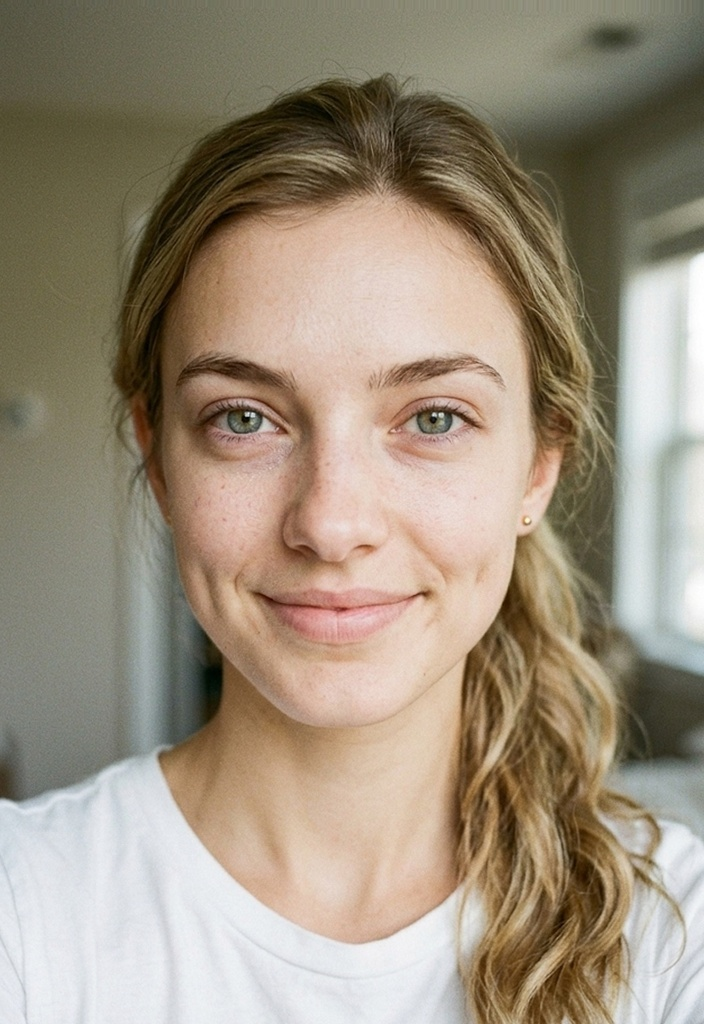
#> input picture assets/images/hero/hero-before.jpg, 704 x 1024 px, found by its file name
$ python align_faces.py
#> lines starting #> are read from the running program, lines starting #| are printed output that depends on the picture
from PIL import Image

before_src = 'assets/images/hero/hero-before.jpg'
after_src = 'assets/images/hero/hero-after.png'

img_before = Image.open(before_src).convert('RGB')
#> img_before is the input picture: PIL image 704x1024 RGB; mean R, G, B 156.6, 143.6, 125
img_after = Image.open(after_src).convert('RGB')
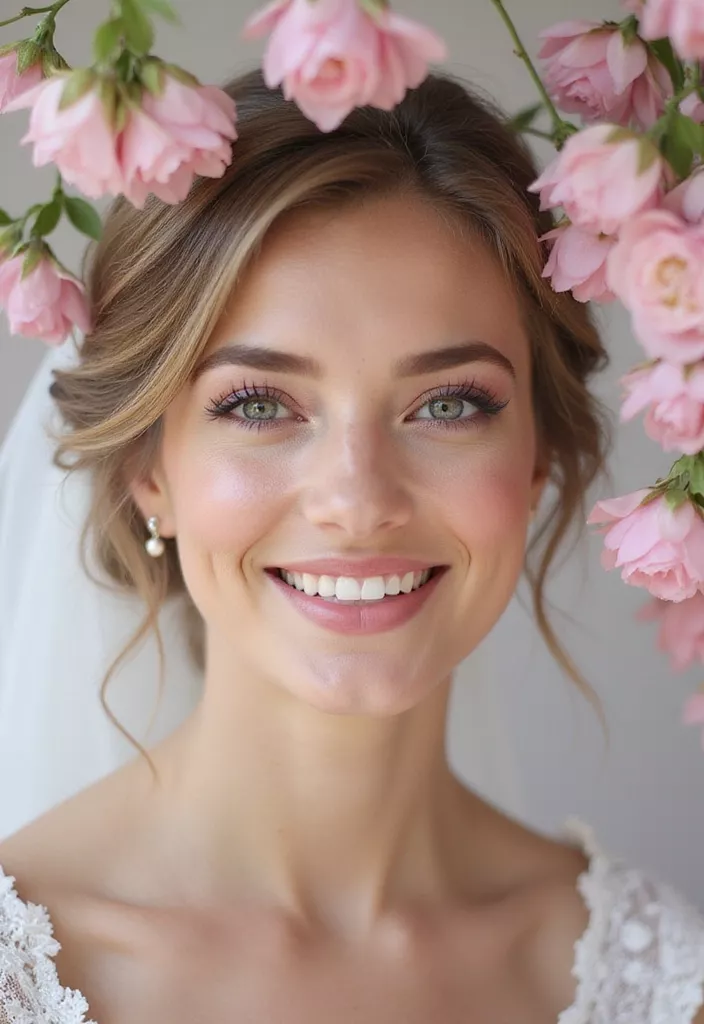
#> input picture assets/images/hero/hero-after.png, 704 x 1024 px, found by its file name
#> img_after is the input picture: PIL image 704x1024 RGB; mean R, G, B 163.6, 139.2, 130.4

w, h = 704, 1024

scale_before = 200.0 / 175.0
new_w_b = int(round(w * scale_before))
new_h_b = int(round(h * scale_before))
img_before_scaled = img_before.resize((new_w_b, new_h_b), Image.Resampling.LANCZOS)

crop_x = int(round(357.5 * scale_before - 350.0))
crop_y = int(round(369.0 * scale_before - 402.5))

img_before_aligned = img_before_scaled.crop((crop_x, crop_y, crop_x + w, crop_y + h))
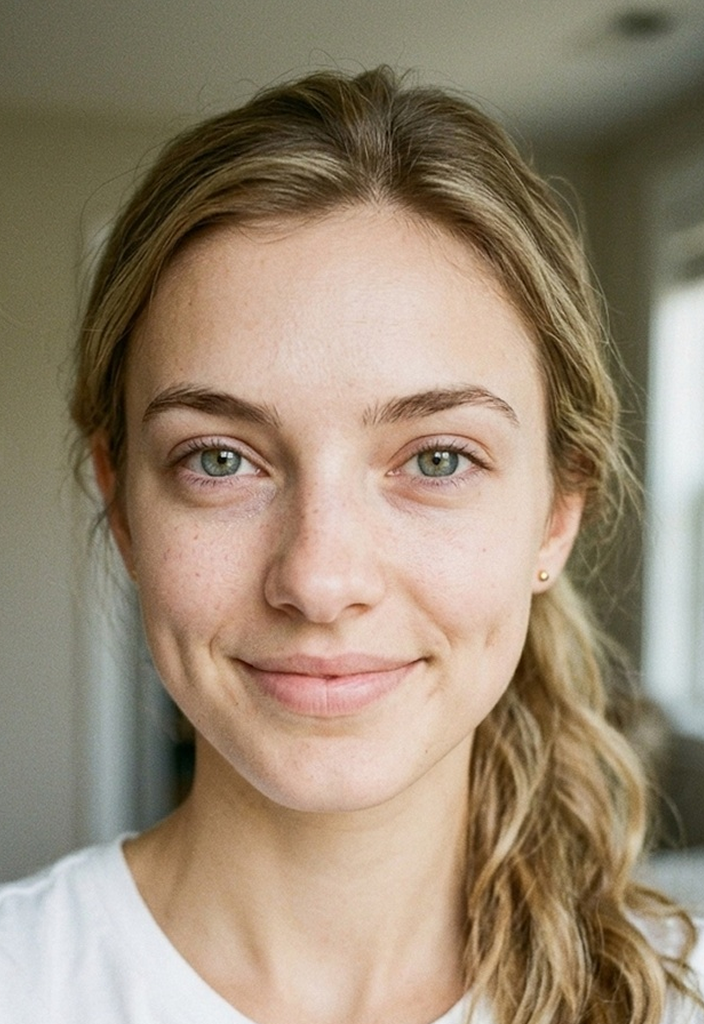
#> img_before_aligned: PIL image 704x1024 RGB; mean R, G, B 152.8, 136.5, 115.3
img_after_aligned = img_after.copy()

# Generate split comparison image: left half After, right half Before
split_img = Image.new('RGB', (w, h))
#> split_img: PIL image 704x1024 RGB; every value is 0
split_img.paste(img_after_aligned.crop((0, 0, w // 2, h)), (0, 0))
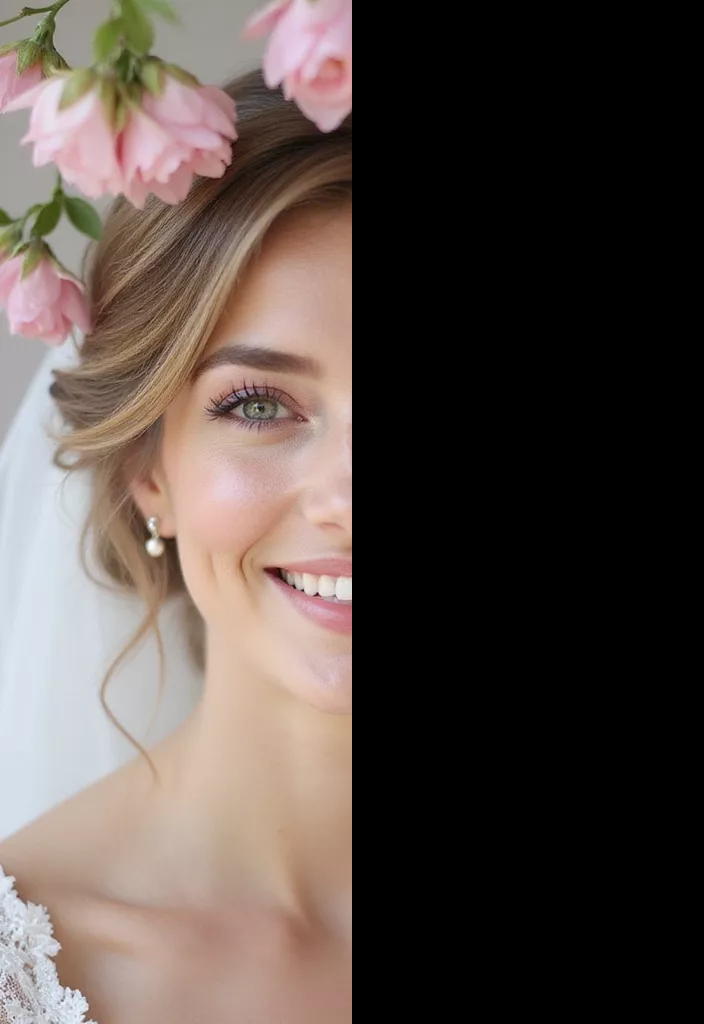
#> split_img: PIL image 704x1024 RGB; mean R, G, B 88.2, 77.1, 71.8
split_img.paste(img_before_aligned.crop((w // 2, 0, w, h)), (w // 2, 0))
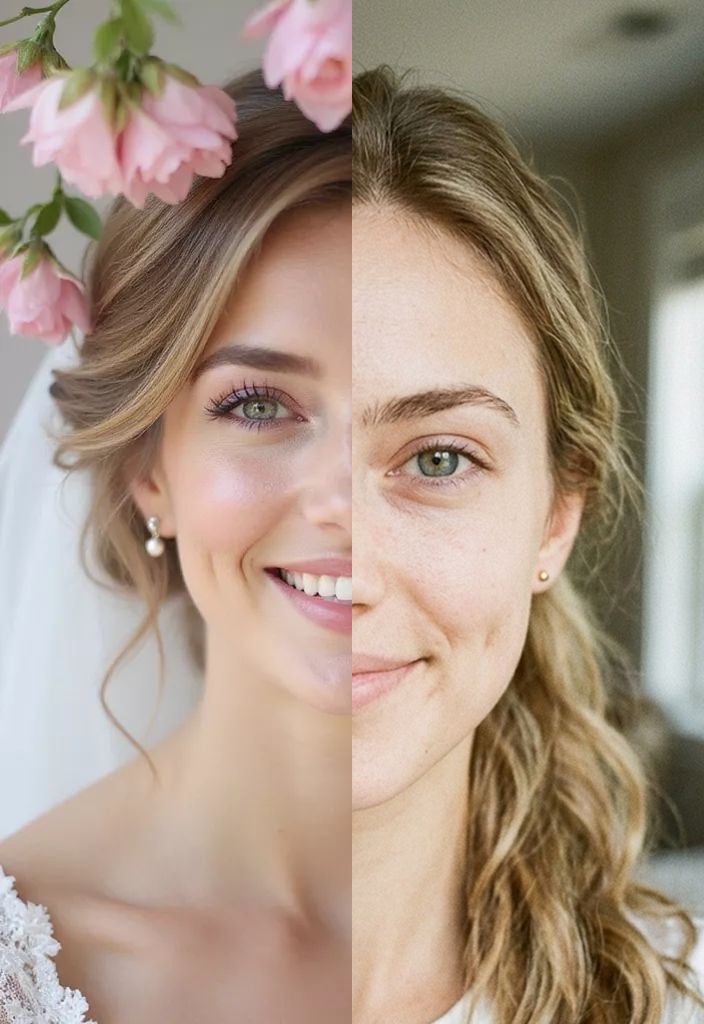
#> split_img: PIL image 704x1024 RGB; mean R, G, B 167, 147.7, 131.1

for y_idx in range(h):
    split_img.putpixel((w // 2, y_idx), (255, 255, 255))
    split_img.putpixel((w // 2 - 1, y_idx), (255, 255, 255))

split_img.save('scratch/split_preview.jpg', quality=95)
print("Split preview saved to scratch/split_preview.jpg")
